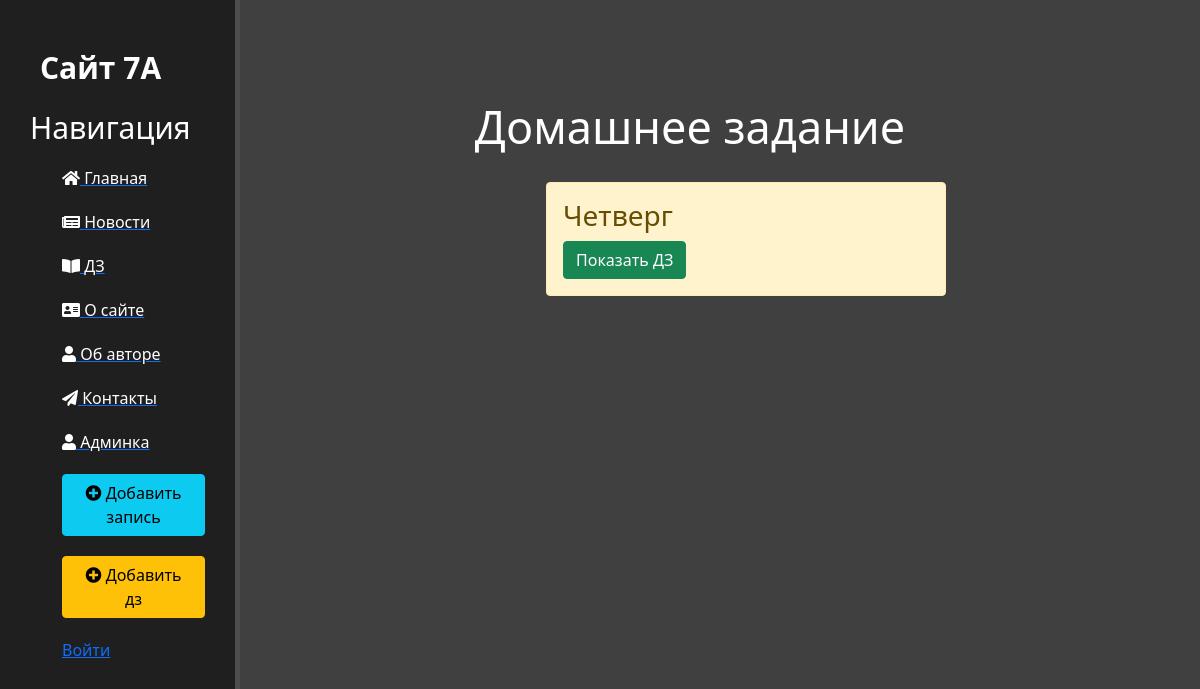
/homework/, run on an earlier commit of the app's database.
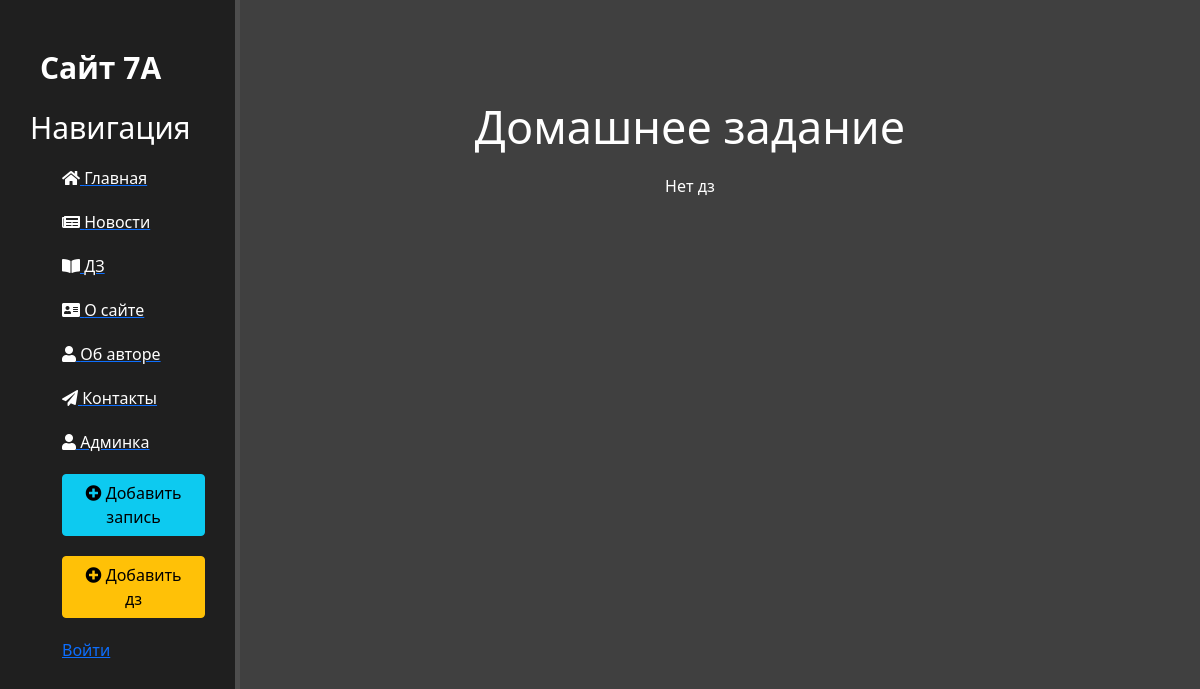
And on a later commit of the database.
### work/models.py (models this page shows, shortened)
class Work(models.Model):
    day = models.CharField('День недели', max_length=50, default=day1, null=True, blank=True)
    rus = models.CharField('Русский', max_length=50, null=True, blank=True)
    match = models.CharField('Математика', max_length=50, null=True, blank=True)
    lit = models.CharField('Лит-ра', max_length=50, null=True, blank=True)
    bio = models.CharField('Биология', max_length=50, null=True, blank=True)
    eng = models.CharField('Английский', max_length=50, null=True, blank=True)
    IZO = models.CharField('Изо', max_length=50, null=True, blank=True)
    inf = models.CharField('Информатика', max_length=50, null=True, blank=True)
    geo = models.CharField('География', max_length=50, null=True, blank=True)
    his = models.CharField('История', max_length=50, null=True, blank=True)
    science = models.CharField('Общество', max_length=50, null=True, blank=True)
    teh = models.CharField('Технология', max_length=50, null=True, blank=True)
    deutsch = models.CharField('Немецкий', max_length=50, null=True, blank=True)
    date = models.CharField('Дата', max_length=50, null=True, blank=True, default=time)
    class Meta:
        verbose_name = 'Домашнее задание'
        verbose_name_plural = 'Домашнии задания'

### work/views.py (the view)
# urls.py: path("", views.work_home, name="work_home"),
def work_home(request):
    work = Work.objects.order_by('-date')
    return render(request, 'work/home.html', {'work': work})

### work/templates/work/home.html (shortened to what this page needs)
{% extends "main/layout.html" %}
{% block content %}
    <div class="features">
        <h1>Домашнее задание</h1>
        {% if work %}
            {% for el in work %}
                <div class="alert alert-warning">
                    <h3>{{ el.day }}</h3>
                    <a href="{% url 'Detail' el.id%}" class="btn btn-success">Показать ДЗ</a>
                </div>
            {% endfor %}
        {% else %}
            <p>Нет дз</p>
        {% endif %}
    </div>
{% endblock %}

What changed in the data, as far as the page shows it:
removed Work: day "Четверг"
Also different on the page:
text now shown: "Нет дз"
